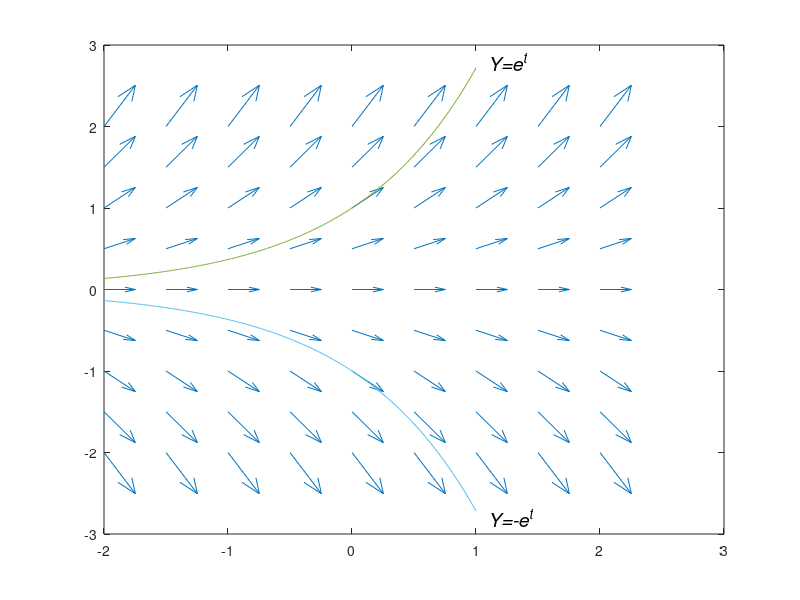

MATLAB code to generate this figure:
[t,y] = meshgrid(-2:0.5:2,-2:0.5:2);
dt = ones(9);
dy = y; quiver(t,y,dt,dy);
hold on;
t = -2:0.01:1;
y1 = exp(t);y2 = -exp(t); plot(t,y1,t,y2) 
text(1.1,2.8,'\itY=e^t','FontSize',14)
text(1.1,-2.8,'\itY=-e^t','FontSize',14) 
hold off
